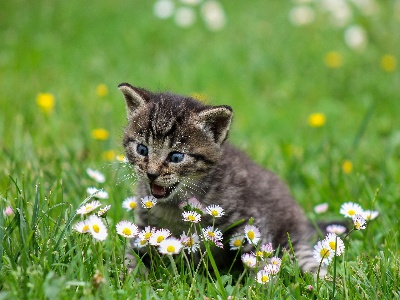
#> input picture cv/assets/cat.jpg, 400 x 300 px; the run also reads 2 pictures not shown here
$ jupyter execute --allow-errors image_processing.ipynb   (shell and % lines are left out)   (older library calls are emulated)
#> lines starting #> are read from the running program, lines starting #| are printed output that depends on the picture
[cell 1]
# !pip install matplotlib
import matplotlib.pyplot as plt
import numpy as np
from PIL import Image
import cv2
import matplotlib.image as mplib
# !pip install -U scikit-learn
from sklearn.decomposition import PCA

[cell 2]
np.random.seed(11)
arr = np.random.randint(0,100,30)
print(arr)
print(arr.max())
print(arr.argmax())
print(arr.mean())
mat = arr.reshape((6,5))
print(mat)
mat[:2,:]=0
print(mat)

[cell 3]
# !pip install Pillow
from PIL import Image
img = Image.open("assets/cat.jpg").resize((200,200))
type(img)

[cell 4]
im_arr = np.asarray(img)
print(im_arr.shape) #height=200,width=200,no of channel=3(rgb)
#| (200, 200, 3)
plt.imshow(im_arr)

[cell 5]
im_red = im_arr[:,:,0] #red channel
plt.imshow(im_red, cmap='gray') #default viridis will be used if cmap gray not specified

[cell 6]
im_blue = im_arr[:,:,1] #blue channel
plt.imshow(im_blue, cmap='gray')

[cell 7]
arr = im_arr.copy()
arr[:,:,1] = 0 #zero blue channel
arr[:,:,2] = 0 #zero green channel
plt.imshow(arr) #only red channel can be visualised, other channels zeroed.

[cell 8]
img = cv2.imread("assets/cat.jpg")
#> img: shape (300, 400, 3)
plt.imshow(img)
# Matplotlib expects RGB RED GREEN BLUE
# OPENCV expects BGR BLUE GREEN RED

[cell 9]
import cv2
fix_img = cv2.cvtColor(img, cv2.COLOR_BGR2RGB) #fix by taking in BGR converting to RGB
#> fix_img is the input picture: shape (300, 400, 3); mean R, G, B 113.4, 144, 73.4
plt.imshow(fix_img)

[cell 10]
img_gray = cv2.imread("assets/cat.jpg",cv2.IMREAD_GRAYSCALE)
#> img_gray: shape (300, 400); min 0, max 255, mean 126.8
print(img_gray.shape)
#| (300, 400)
plt.imshow(img_gray, cmap='gray')

[cell 11]
Image.open("assets/cat1.jpg").convert('L').resize((200,200))
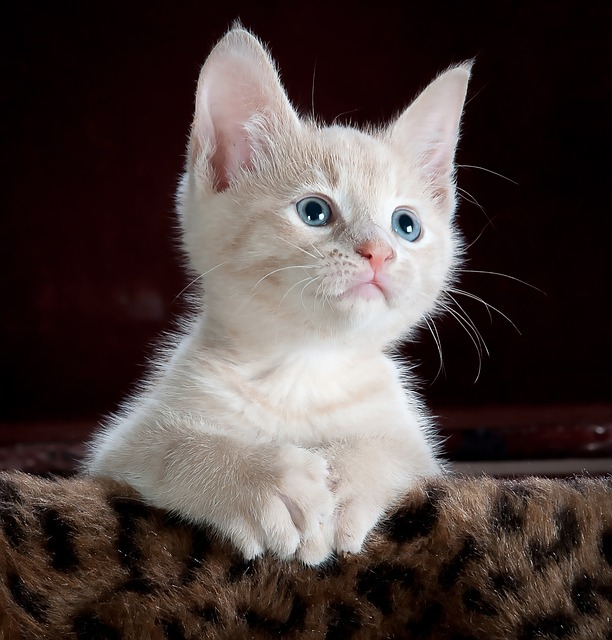
#> input picture cv/assets/cat1.jpg, 612 x 640 px

[cell 12]
a = Image.open("assets/cat1.jpg").convert('L')

[cell 13]
a.thumbnail((128,128))
#> a: PIL image 122x128 L

[cell 14]
a

[cell 15]
box = (0,30,100,70)
a.crop(box)

[cell 16]
a.rotate(45)

[cell 17]
# read image to array
im = np.array(Image.open('assets/cat.jpg'))
# plot the image
plt.imshow(im)
# some points
x = [100,100,400,400]
y = [200,500,200,500]
# plot the points with red star-markers
plt.plot(x,y,'r*')
# line plot connecting the first two points
plt.plot(x[:2],y[:2])
# add title and show the plot
plt.title('Plotting: "cat.jpg"')
plt.show()

[cell 18]
plt.figure()
plt.hist(im.flatten(),128)
plt.show()
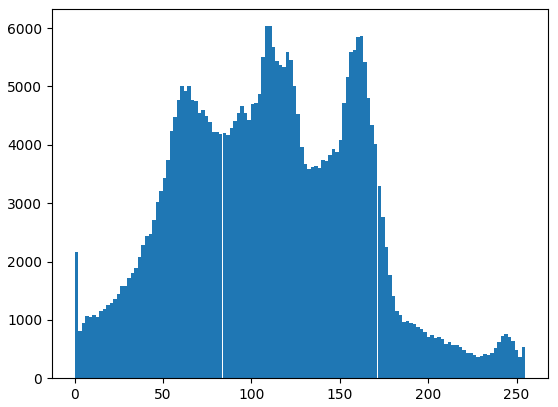
#> figure drawn by matplotlib, 1 panel; tallest bar 6033 high, from x = 109.6 to 111.6

[cell 19]
im = np.array(Image.open('assets/cat.jpg'))
print("Array generated from color photo")
print(im.shape)
#| (300, 400, 3)
print(im.dtype)
#| uint8
im = np.array(Image.open('assets/cat.jpg').convert('L'))
print("Array generated from grayscale photo")
print(im.shape)
#| (300, 400)
print(im.dtype)
#| uint8
im = np.array(Image.open('assets/cat.jpg').convert('L'),'f')
print("Float32 array generated from grayscale photo")
print(im.shape)
#| (300, 400)
print(im.dtype)
#| float32

# Histogram equalisation
##### Add contrast to image

[cell 20]
# !pip install opencv-python
import cv2
import matplotlib.pyplot as plt

img = cv2.imread('assets/cat.jpg',0)
hist1 = cv2.calcHist([img],[0],None,[256],[0,256])
#> hist1 = 256 values, max 2518 at index 137, min 9 at index 254, mean 468.8
img_2 = cv2.equalizeHist(img)
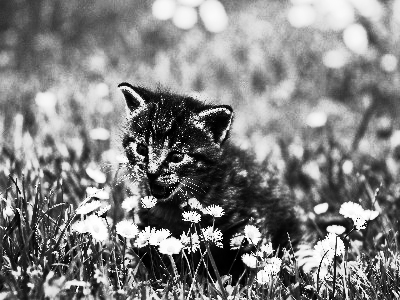
#> img_2: shape (300, 400); min 0, max 255, mean 128.8
hist2 = cv2.calcHist([img_2],[0],None,[256],[0,256])
#> hist2 = 256 values, max 2518 at index 160, min 0 at index 46, mean 468.8
plt.subplot(221),plt.imshow(img);
plt.subplot(222),plt.plot(hist1);
plt.subplot(223),plt.imshow(img_2);
plt.subplot(224),plt.plot(hist2);
#> figure, not shown here; panel 2: curve peaks at x = 137, y = 2518; panel 4: curve peaks at x = 160, y = 2518

# Principal Component Analysis of image(or a big dataset)
##### Principal Component Analysis or PCA is a dimensionality reduction technique for data sets with many features or dimensions. It uses linear algebra to determine the most important features of a dataset. After these features have been identified, you can use only these features to train a machine learning model and improve performance without sacrificing accuracy.

[cell 21]
img = cv2.imread('assets/cat.jpg',0)
plt.imshow(img, cmap='gray_r')
plt.title('Second image: Digit 0', fontsize=15, pad=15)

[cell 22]
print(img.min())
#| 0
print(img.max())
#| 255

[cell 23]
img = mplib.imread('assets/cat1.jpg')
#> img is the input picture: shape (640, 612, 3); mean R, G, B 78.3, 66.7, 64.1
print(img.shape)
#| (640, 612, 3)
plt.imshow(img)

[cell 24]
image_sum = img.sum(axis=2)
print(image_sum.shape)
#| (640, 612)

image_bw = image_sum/image_sum.max()
print(image_bw.max())
#| 1.0

[cell 25]
import numpy as np
from sklearn.decomposition import PCA, IncrementalPCA

pca = PCA()
pca.fit(image_bw)

# Getting the cumulative variance
var_cumu = np.cumsum(pca.explained_variance_ratio_)*100

# How many PCs explain 95% of the variance?
k = np.argmax(var_cumu>95)
print("Number of components explaining 95% variance: "+ str(k))
print(f"{str(k)} out of {len(pca.components_)} is needed to explain 95% of the variance in the image.")

plt.figure(figsize=[10,5])
plt.title('Cumulative Explained Variance explained by component')
plt.ylabel('Cumulative Explained variance (%)')
plt.xlabel('Principal components')
plt.axvline(x=k, color="k", linestyle="--")
plt.axhline(y=95, color="r", linestyle="--")
ax = plt.plot(var_cumu)
#> figure, not shown here; curve peaks at x = 611, y = 100

[cell 26]
ipca = IncrementalPCA(n_components=k)
image_recon = ipca.inverse_transform(ipca.fit_transform(image_bw))

# Plotting the reconstructed image
plt.figure(figsize=[12,8])
plt.imshow(image_recon,cmap = plt.cm.gray)

# Gaussian blur

[cell 27]
# read image
src = cv2.imread('assets/cat1.jpg', cv2.IMREAD_UNCHANGED)

# apply guassian blur on src image
dst = cv2.GaussianBlur(src,(5,5),cv2.BORDER_DEFAULT)

# display input and output image
#> (the rest of this cell did not finish here and is left out)

# Image derivatives
##### Sobel and Scharr derivatives are useful for finding edge by locate the places in the image where the pixel intensity changes in a drastic manner.

[cell 28]
image = cv2.imread('assets/cat1.jpg', cv2.IMREAD_UNCHANGED)
sobel_X = cv2.Sobel(image, cv2.CV_64F, 1, 0)
sobel_X_abs = np.uint8(np.absolute(sobel_X))
sobel_Y = cv2.Sobel(image, cv2.CV_64F,0, 1)
sobel_Y_abs = np.uint8(np.absolute(sobel_Y))
sobel_XY_combined = cv2.bitwise_or(sobel_Y_abs,sobel_X_abs)

[cell 29]
titles = ['Original Image','Sobel X','Sobel Y', ' Sobel XY combined using OR ']
images = [image,sobel_X_abs, sobel_Y_abs, sobel_XY_combined]
plt.figure(figsize=(13,5))
for i in range(4):
    plt.subplot(2,2,i+1)
    plt.imshow(images[i],'gray')
    plt.title(titles[i])
    plt.xticks([])
    plt.yticks([])
plt.tight_layout()
plt.show()
#> figure, not shown here; B, G, R data is drawn as R, G, B

[cell 30]
image = cv2.imread('assets/cat1.jpg', cv2.IMREAD_UNCHANGED)
scharr_X = cv2.Scharr(image, cv2.CV_64F, 1, 0)
scharr_X_abs = np.uint8(np.absolute(scharr_X))
scharr_Y = cv2.Scharr(image, cv2.CV_64F, 0, 1)
scharr_Y_abs = np.uint8(np.absolute(scharr_Y))
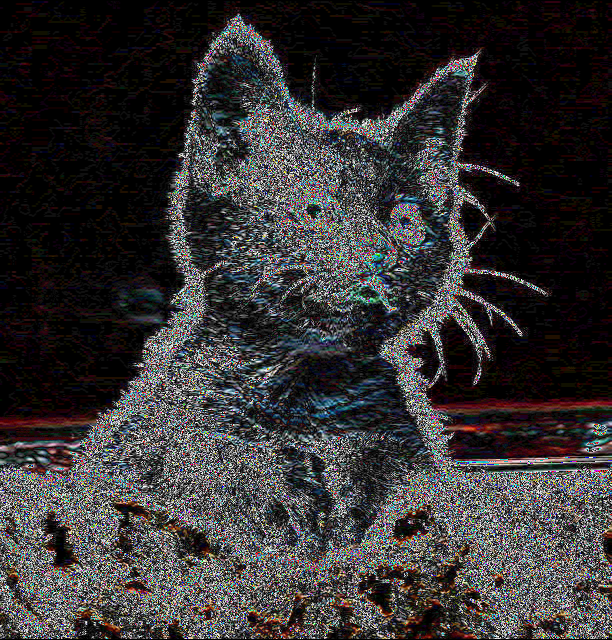
#> scharr_Y_abs: shape (640, 612, 3); mean B, G, R 51.7, 51.1, 53.4
scharr_XY_combined = cv2.bitwise_or(scharr_Y_abs,scharr_X_abs)
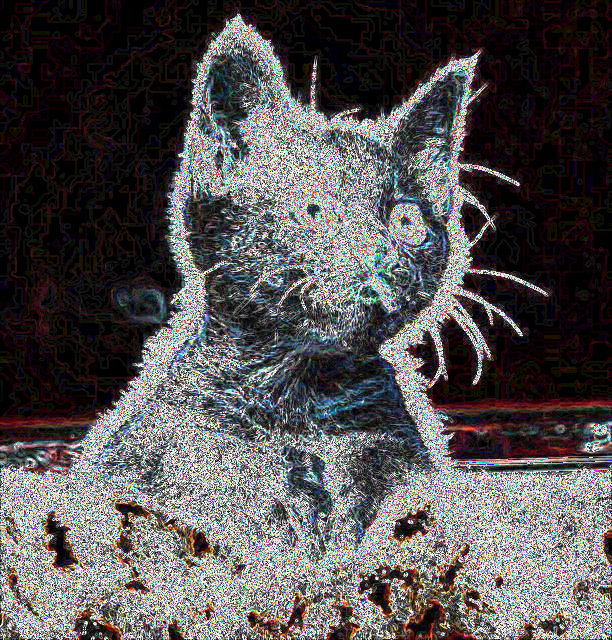
#> scharr_XY_combined: shape (640, 612, 3); mean B, G, R 82, 81, 84.5

[cell 31]
titles = ['Original Image','Scharr X','Scharr Y', ' Scharr XY combined using OR ']
images = [image,scharr_X_abs, scharr_Y_abs, scharr_XY_combined]
plt.figure(figsize=(13,5))
for i in range(4):
    plt.subplot(2,2,i+1)
    plt.imshow(images[i],'gray')
    plt.title(titles[i])
    plt.xticks([])
    plt.yticks([])
plt.tight_layout()
plt.show()
#> figure, not shown here; B, G, R data is drawn as R, G, B

[cell 32]
image = cv2.imread('assets/cat1.jpg', cv2.IMREAD_UNCHANGED)
lap_1 = cv2.Laplacian(image, cv2.CV_64F)
lap_1_abs = np.uint(np.absolute(lap_1))
lap_2 = cv2.Laplacian(image, cv2.CV_64F, ksize=7)
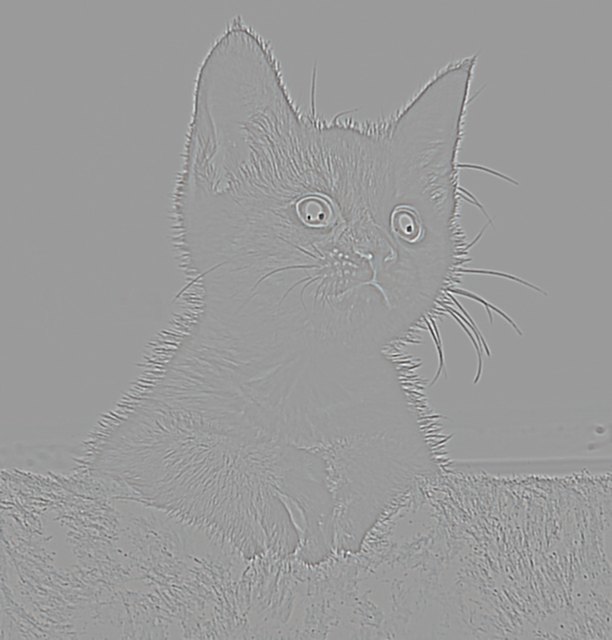
#> lap_2: shape (640, 612, 3) float64; mean B, G, R 0.5, 0.4, 0.5; drawn with min black and max white
lap_2_abs = np.uint(np.absolute(lap_2))

[cell 33]
titles = ['Original Image',"Laplacian derivative with default ksize", 'Laplacian derivative with kszie=7']
images = [image,lap_1_abs,lap_2_abs]
plt.figure(figsize=(13,5))
for i in range(3):
    plt.subplot(1,3,i+1)
    plt.imshow(images[i],'gray')
    plt.title(titles[i])
    plt.xticks([])
    plt.yticks([])
plt.tight_layout()
plt.show()
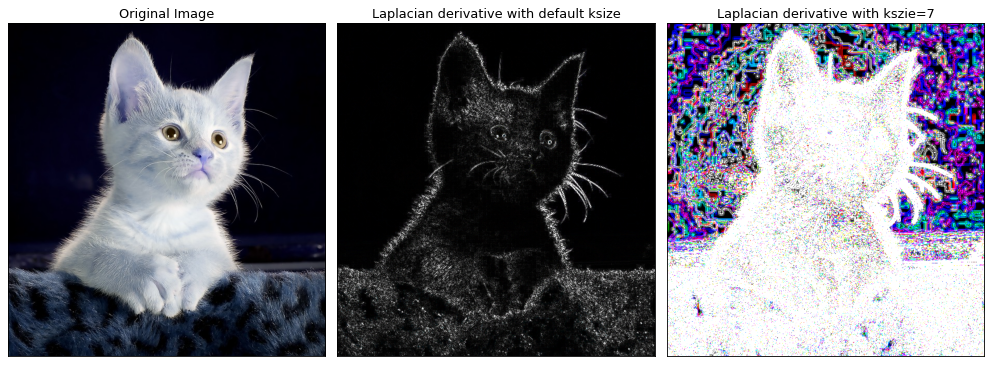
#> figure drawn by matplotlib, 3 panels; B, G, R data is drawn as R, G, B

[cell 34]
image = cv2.imread('assets/cat1.jpg', cv2.IMREAD_UNCHANGED)
img_canny = cv2.Canny(img,100,200)
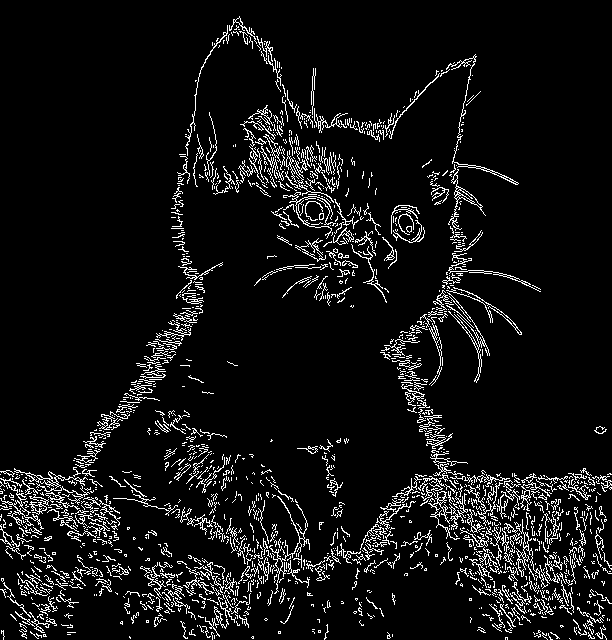
#> img_canny: shape (640, 612); 7.2% white in thin lines or dots
plt.imshow(img_canny)

# Morphology
##### Image processing base on the shape. Framework for counting object

[cell 35]
img = cv2.imread('assets/6.jpg',0)
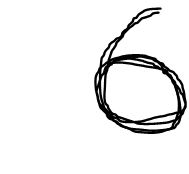
#> input picture cv/assets/6.JPG, 189 x 174 px, found by its file name
#> img is the input picture: shape (174, 189); min 0, max 255, mean 237.8
kernel = np.ones((5,5),np.uint8)

[cell 36]
erosion = cv2.erode(img,kernel,iterations = 1)
dilation = cv2.dilate(img,kernel,iterations = 1)
opening = cv2.morphologyEx(img, cv2.MORPH_OPEN, kernel)
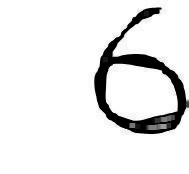
#> opening: shape (174, 189); min 0, max 255, mean 231.6
closing = cv2.morphologyEx(img, cv2.MORPH_CLOSE, kernel)
gradient = cv2.morphologyEx(img, cv2.MORPH_GRADIENT, kernel)
tophat = cv2.morphologyEx(img, cv2.MORPH_TOPHAT, kernel)

[cell 37]
titles = ['erosion','dilation', 'opening', 'closing','gradient','tophat']
images = [erosion,dilation, opening, closing, gradient, tophat]
plt.figure(figsize=(5,5))
for i in range(6):
    plt.subplot(2,3,i+1)
    plt.imshow(images[i],'gray')
    plt.title(titles[i])
    plt.xticks([])
    plt.yticks([])
plt.tight_layout()
plt.show()

# Local Image Descriptors

# Harris Corner Detector

[cell 38]
filename = 'assets/shape.jpg'
img = cv2.imread(filename)
gray = cv2.cvtColor(img,cv2.COLOR_BGR2GRAY)
gray = np.float32(gray)
dst = cv2.cornerHarris(gray,2,3,0.04)
#result is dilated for marking the corners, not important
dst = cv2.dilate(dst,None)
# Threshold for an optimal value, it may vary depending on the image.
img[dst>0.01*dst.max()]=[0,0,255]
cv2.imshow('dst',img)
if cv2.waitKey(0) & 0xff == 27:
#> (key Esc is pressed here)
    cv2.destroyAllWindows()

# SIFT(Scale-Invariant Feature Transform)
##### Detection of interest points

[cell 39]
img = cv2.imread('assets/tower.jpg')
gray= cv2.cvtColor(img,cv2.COLOR_BGR2GRAY)
sift = cv2.SIFT_create()
kp = sift.detect(gray,None) #find keypoints i.e. special structure
#> kp = 8382 keypoints; strongest (x, y, size): (498, 596, 2.5), (241, 661, 2.3), (392, 688, 2.4), (529, 698, 2.1)
img=cv2.drawKeypoints(gray,kp,img)
# cv2.imwrite('tower_sift_keypoints.jpg',img)
plt.imshow(img)

[cell 40]
# draw
img=cv2.drawKeypoints(gray,kp,img,flags=cv2.DRAW_MATCHES_FLAGS_DRAW_RICH_KEYPOINTS)
# cv.imwrite('tower_sift_keypoints1.jpg',img)
plt.imshow(img)

[cell 41]
sift = cv2.SIFT_create()
kp, des = sift.detectAndCompute(gray,None) #compute descriptors from the keypoints

# Brute-Force Matching with SIFT descriptors

[cell 42]
import numpy as np
img = cv2.imread('assets/tower.jpg')
gray= cv2.cvtColor(img,cv2.COLOR_BGR2GRAY)
sift = cv2.SIFT_create()
kp, des = sift.detectAndCompute(gray,None)

img1 = cv2.imread('assets/tower1.jpg')
#> (the rest of this cell did not finish here and is left out)

[cell 43]
bf = cv2.BFMatcher()
#> (the rest of this cell did not finish here and is left out)

# KNN cluster
### Color Quantization

[cell 44]
import numpy as np
img = cv2.imread('assets/tower.jpg')
Z = img.reshape((-1,3))
# convert to np.float32
Z = np.float32(Z)
# define criteria, number of clusters(K) and apply kmeans()
criteria = (cv2.TERM_CRITERIA_EPS + cv2.TERM_CRITERIA_MAX_ITER, 10, 1.0)
K = 2 #
ret,label,center=cv2.kmeans(Z,K,None,criteria,10,cv2.KMEANS_RANDOM_CENTERS)
#> ret = 3.44e+09; center = [[51.58, 64.45, 65.42], [234.3, 205, 162]]
# Now convert back into uint8, and make original image
center = np.uint8(center)
#> center = [[51, 64, 65], [234, 204, 161]]
res = center[label.flatten()]
res2 = res.reshape((img.shape))
cv2.imshow('res2',res2)
cv2.waitKey(0)
cv2.destroyAllWindows()
